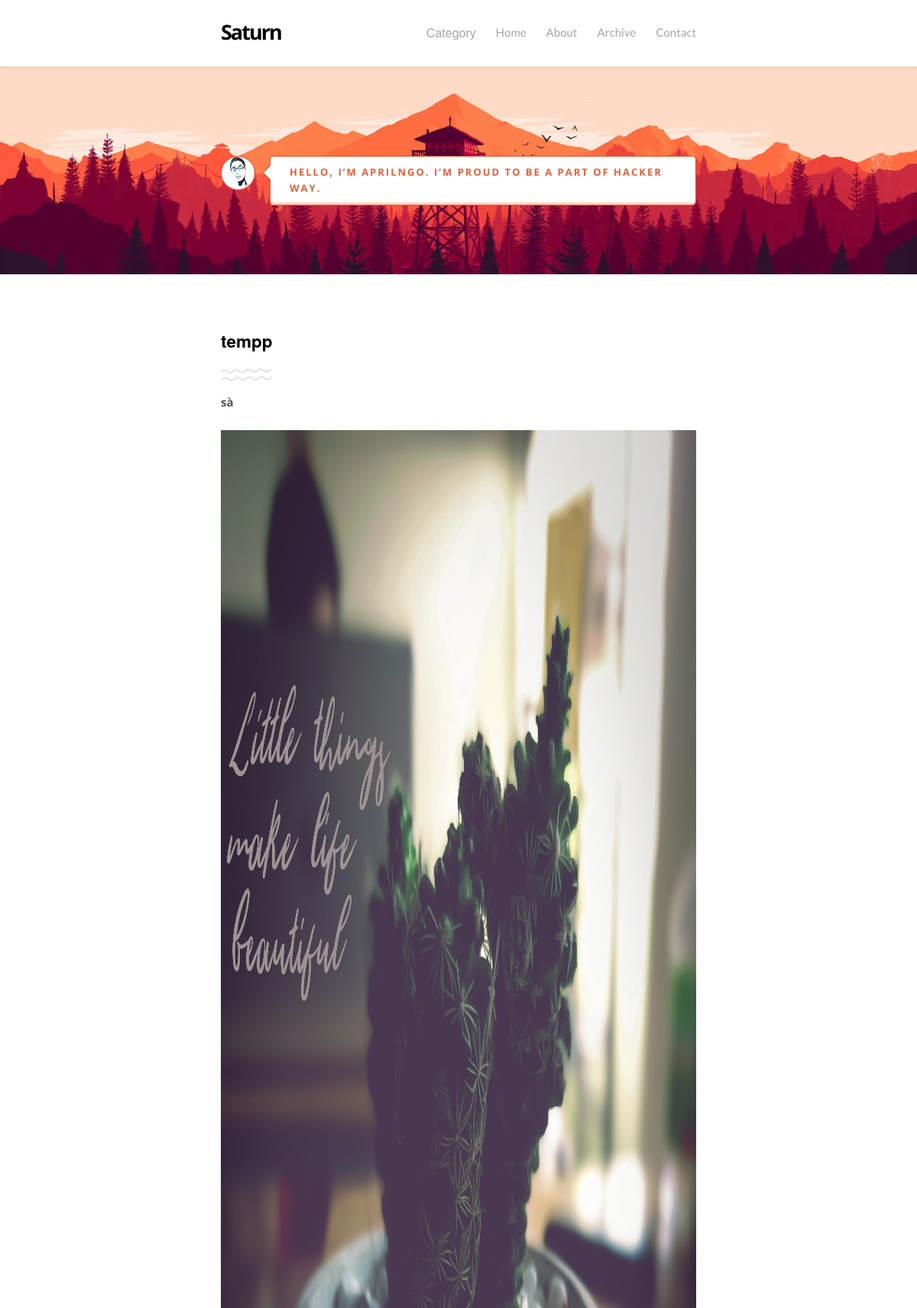
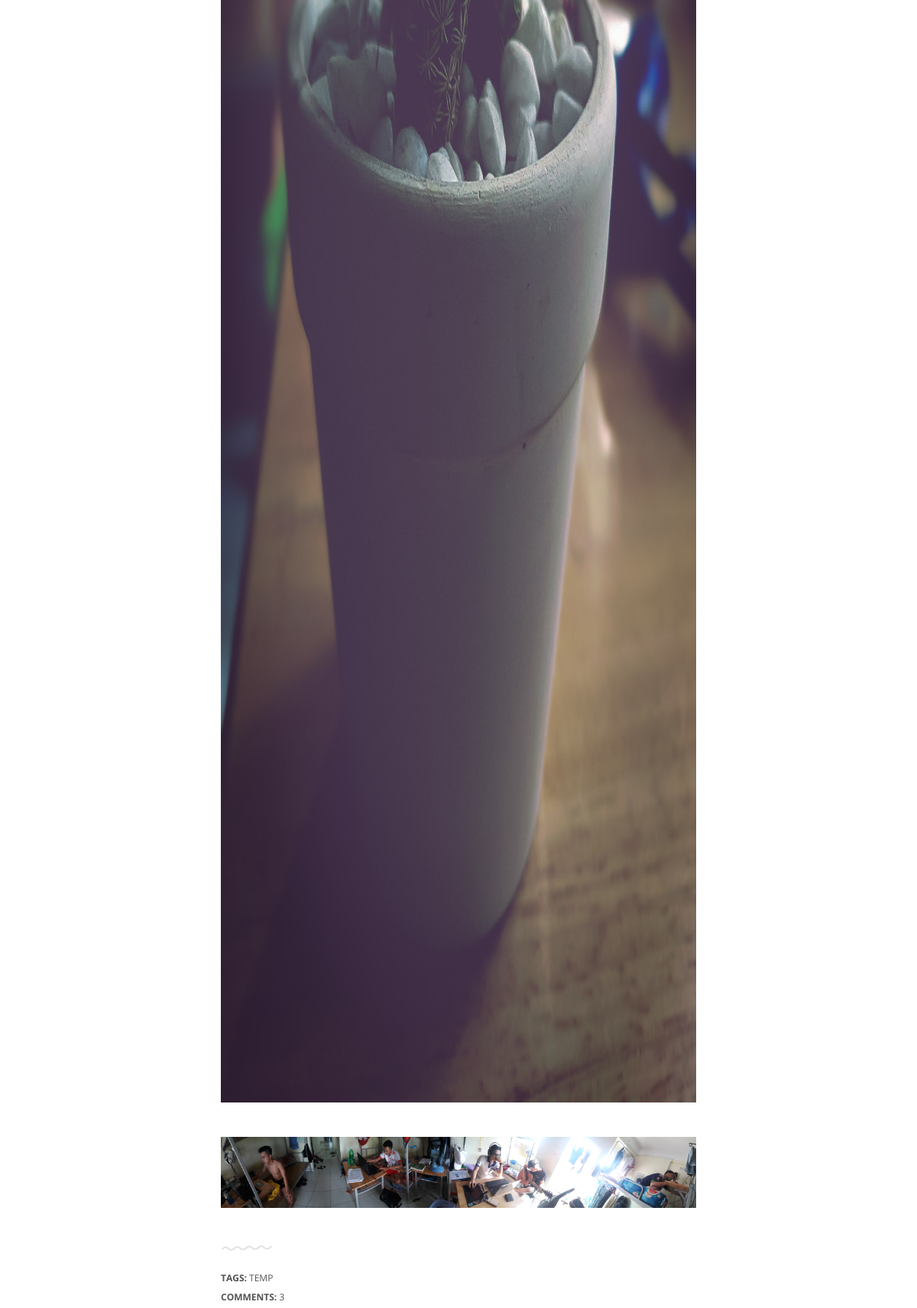
The app's page /Game/tempp/ (upper part) with its own data (2 pictures, top to bottom).
### Blog/models.py (models this page shows, shortened)
class Post(models.Model):
    title = models.CharField(max_length=100)
    body=RichTextUploadingField(blank=True,null=True)
    date = models.DateTimeField(auto_now_add=True)
    category = models.ForeignKey(Category, to_field='name', default='Game', on_delete=models.CASCADE)
    tags = TaggableManager()
    slugifytitle = models.CharField(max_length=100, default='no need to fill', unique=True)
    image=models.ImageField(null=True)

### Blog/views.py (the view)
# urls.py: path('<category>/<slugifytitle>/', views.postid, name='postid'),#tìm post theo slugifytitle
def postid(request, category, slugifytitle):
    Data = {'Categories': Category.objects.all(),
    		'POSTID': Post.objects.get(slugifytitle=slugifytitle)}
    return render(request, 'PostId.html', Data)

### Blog/templates/PostId.html (shortened to what this page needs)
{% extends "base.html" %}
{% load static %}
{% block categories %}
  <div class="dropdown">
  <button class="dropbtn">Category</button>
  </div>
{% endblock %}
{% block content %}
<div class="post">
				<a href="#"><h2>{{POSTID.title}}</h2></a>
				<hr>
				<div class="in-content">
					<h1>{{POSTID.body|safe}}</h1>
					<img src="{{POSTID.image.url}}" alt="">
				</div>
				<div class="foot-post">
					<div class="units-row">
					    <div class="unit-100">
					    	<strong>Tags:</strong>
					    	{% for tag in POSTID.tags.all %}
					    		<a href="#">{{tag.name}}</a>
					    	{% endfor %}
					    </div>
					    <div class="unit-100">
					    	<strong>COMMENTS:</strong>
					    	<a href="#">3</a>
					    </div>
					</div>
				</div>
</div>
<br>
{% endblock %}

### Blog/templates/base.html (shortened to what this page needs)
<!DOCTYPE html>
{% load static %}
<html>
<head>
    <link rel="stylesheet" href="{% static 'css/kube.css' %}" />
    <link rel="stylesheet" href="{% static 'css/font-awesome.min.css' %}" />
    <link rel="stylesheet" href="{% static 'css/custom.min.css' %}" />
</head>
<body>
	<div class="main-nav">
		<div class="container">
			<header class="group top-nav">
				<nav class="navbar logo-w navbar-left" >
					<a class="logo" href="/">Saturn</a>
				</nav>
			    <nav id="navbar-1" class="navbar item-nav navbar-right ">
				    <ul>
				    	<li>
				    		{% block categories %}{% endblock %}
				    	</li>
				        <li><a href="/">Home</a></li>
				        <li><a href="/about.html" >About</a></li>
				        <li><a href="/archive.html/" >Archive</a></li>
				        <li><a href="/contact.html" >Contact</a></li>
				    </ul>
				</nav>
			</header>
		</div>
	</div>
	<div class="intro">
		<div class="container">
			<div class="units-row">
			    <div class="unit-10">
			    	<img class="img-intro" src="{% static 'img/avatar1.png' %}" alt="">
			    </div>
			    <div class="unit-90">
			    	<p class="p-intro">Hello, I’m AprilNgo. I’m proud to be a part of hacker way.</p>
			    </div>
			</div>
		</div>
	</div>
	<div class="content">
		<div class="container">
			{% block content %}{% endblock %}
		</div>
	</div>
</body>
</html>

### Blog/static/css/kube.css (style rules this page uses)
*, *:before, *:after { -webkit-box-sizing: border-box; -moz-box-sizing: border-box; box-sizing: border-box; }
html { font-family: sans-serif; -ms-text-size-adjust: 100%; -webkit-text-size-adjust: 100%; }
html, body, div, span, object, iframe, p, blockquote, pre, a, abbr, acronym, address, big, cite, code, del, dfn, em, img, ins, kbd, q, s, samp, small, strike, strong, sub, sup, tt, var, b, u, i, center, dl, dt, dd, ol, ul, li, fieldset, form, label, legend, table, caption, tbody, tfoot, thead, tr, th, td, article, aside, canvas, details, embed, figure, figcaption, footer, header, hgroup, menu, nav, output, ruby, section, summary, time, mark, audio, video, h1, h2, h3, h4, h5, h6 { margin: 0; padding: 0; border: 0; outline: 0; font-size: 100%; vertical-align: baseline; background: transparent; }
article, aside, details, figcaption, figure, footer, header, hgroup, main, nav, section, embed, object, iframe, audio, video, canvas, progress, meter, output, textarea { display: block; }
button, input, select, textarea { margin: 0; }
button { width: auto; overflow: visible; }
input[type="reset"], input[type="submit"], input[type="file"], input[type="radio"], input[type="checkbox"], select, button { cursor: pointer; }
hr { display: block; height: 1px; border: 0; border-top: 1px solid #ddd; }
img, video, audio, embed, object { max-width: 100%; }
img, video, embed, object { height: auto; }
img { vertical-align: middle; -ms-interpolation-mode: bicubic; }
body { font-family: "Helvetica Neue", Helvetica, Tahoma, sans-serif; font-size: 0.9375em; line-height: 1.65em; background: #ffffff; color: #222222; }
a { color: #134da5; }
h1, h2, h3, h4, h5, h6, .h1, .h2, .h3, .h4, .h5, .h6 { font-family: "Helvetica Neue", Helvetica, Tahoma, sans-serif; font-weight: bold; color: #000000; text-rendering: optimizeLegibility; margin: 0 0 .5em 0; }
h1, .h1, h2, .h2 { line-height: 1.1; }
h1, .h1 { font-size: 2.25em; }
h2, .h2 { font-size: 1.5em; margin-bottom: .7em; }
p, ul, ol, dl, dd, dt, blockquote, td, th { line-height: 1.65em; }
ul, ol, ul ul, ol ol, ul ol, ol ul { margin: 0 0 0 3.3em; }
ul li, ol li { text-align: left; }
p, ul, ol, dl, blockquote, hr, pre, table, form, fieldset, figure, address { margin-bottom: 1.65em; }
strong, b { font-weight: bold; }
.units-container:after, .units-row:after { content: ""; display: table; clear: both; }
.units-row { margin-bottom: 1.65em; }
.width-100, .unit-100 { width: 100%; }
.width-90, .unit-90 { width: 90%; }
.width-10, .unit-10 { width: 10%; }
.units-row .unit-90, .units-row .unit-80, .units-row .unit-75, .units-row .unit-70, .units-row .unit-66, .units-row .unit-65, .units-row .unit-60, .units-row .unit-50, .units-row .unit-40, .units-row .unit-35, .units-row .unit-33, .units-row .unit-30, .units-row .unit-25, .units-row .unit-20, .units-row .unit-10 { float: left; margin-left: 3%; }
.units-row .unit-90:first-child, .units-row .unit-80:first-child, .units-row .unit-75:first-child, .units-row .unit-70:first-child, .units-row .unit-66:first-child, .units-row .unit-65:first-child, .units-row .unit-60:first-child, .units-row .unit-50:first-child, .units-row .unit-40:first-child, .units-row .unit-35:first-child, .units-row .unit-33:first-child, .units-row .unit-30:first-child, .units-row .unit-25:first-child, .units-row .unit-20:first-child, .units-row .unit-10:first-child { margin-left: 0; }
.units-row .unit-90 { width: 89.7%; }
.units-row .unit-10 { width: 7.3%; }
.navbar { font-size: 105%; margin-bottom: 1.65em; }
.navbar:after { content: ""; display: table; clear: both; }
.navbar.navbar-left { float: left; }
.navbar.navbar-right { float: right; }
.navbar ul { list-style: none; margin: 0; }
.navbar ul:after { content: ""; display: table; clear: both; }
.navbar li { float: left; margin-right: 1.65em; }
.navbar.navbar-right li { margin-right: 0; margin-left: 1.65em; }
.navbar a, .navbar span { display: block; text-decoration: none; }
.dropbtn { background-color: #fff; color: #A4A4A4; padding: 0px; font-size: 16px; border: none; }
.dropdown { position: relative; display: inline-block; }
.group:after { content: ""; display: table; clear: both; }

### records on screen
Post: title "tempp", body "sà", body (picture), image (picture)
Tag: name "TEMP"
